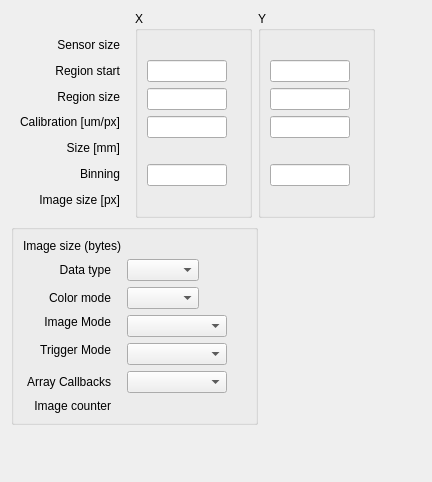
      <widget class="QWidget" name="Readout">
       <attribute name="title">
        <string>Readout</string>
       </attribute>
       <layout class="QFormLayout" name="formLayout_5">
        <property name="fieldGrowthPolicy">
         <enum>QFormLayout::AllNonFixedFieldsGrow</enum>
        </property>
        <item row="0" column="0">
         <layout class="QGridLayout" name="gridLayout_5">
          <item row="0" column="2">
           <widget class="QGroupBox" name="groupBox_Y">
            <property name="title">
             <string>Y</string>
            </property>
            <layout class="QGridLayout" name="gridLayout_10">
             <item row="2" column="0">
              <widget class="QELineEdit" name="qelineedit_3">
               <property name="sizePolicy">
                <sizepolicy hsizetype="Fixed" vsizetype="Fixed">
                 <horstretch>0</horstretch>
                 <verstretch>0</verstretch>
                </sizepolicy>
               </property>
               <property name="maximumSize">
                <size>
                 <width>80</width>
                 <height>16777215</height>
                </size>
               </property>
               <property name="variable" stdset="0">
                <string>$(P):cam1:MinY</string>
               </property>
               <property name="variableSubstitutions" stdset="0">
                <string>P=CPS1</string>
               </property>
              </widget>
             </item>
             <item row="2" column="1">
              <widget class="QELabel" name="qelabel_15">
               <property name="variable" stdset="0">
                <string>$(P):cam1:MinY_RBV</string>
               </property>
               <property name="variableSubstitutions" stdset="0">
                <string>P=CPS1</string>
               </property>
              </widget>
             </item>
             <item row="3" column="0">
              <widget class="QELineEdit" name="qelineedit_5">
               <property name="maximumSize">
                <size>
                 <width>80</width>
                 <height>16777215</height>
                </size>
               </property>
               <property name="variable" stdset="0">
                <string>$(P):cam1:SizeY</string>
               </property>
               <property name="variableSubstitutions" stdset="0">
                <string>P=CPS1</string>
               </property>
              </widget>
             </item>
             <item row="3" column="1">
              <widget class="QELabel" name="qelabel_17">
               <property name="variable" stdset="0">
                <string>$(P):cam1:SizeY_RBV</string>
               </property>
               <property name="variableSubstitutions" stdset="0">
                <string>P=CPS1</string>
               </property>
              </widget>
             </item>
             <item row="0" column="1">
              <widget class="QELabel" name="qelabel_12">
               <property name="variable" stdset="0">
                <string>$(P):cam1:MaxSizeY_RBV</string>
               </property>
               <property name="variableSubstitutions" stdset="0">
                <string>P=CPS1</string>
               </property>
              </widget>
             </item>
             <item row="7" column="1">
              <widget class="QELabel" name="qelabel_20">
               <property name="variable" stdset="0">
                <string>$(P):cam1:ArraySizeY_RBV</string>
               </property>
               <property name="variableSubstitutions" stdset="0">
                <string>P=CPS1</string>
               </property>
              </widget>
             </item>
             <item row="6" column="0">
              <widget class="QELineEdit" name="qelineedit_2">
               <property name="sizePolicy">
                <sizepolicy hsizetype="Fixed" vsizetype="Fixed">
                 <horstretch>0</horstretch>
                 <verstretch>0</verstretch>
                </sizepolicy>
               </property>
               <property name="maximumSize">
                <size>
                 <width>80</width>
                 <height>16777215</height>
                </size>
               </property>
               <property name="variable" stdset="0">
                <string>$(P):cam1:BinY</string>
               </property>
               <property name="variableSubstitutions" stdset="0">
                <string>P=CPS1</string>
               </property>
              </widget>
             </item>
             <item row="4" column="0">
              <widget class="QELineEdit" name="qelineedit_8">
               <property name="sizePolicy">
                <sizepolicy hsizetype="Fixed" vsizetype="Fixed">
                 <horstretch>0</horstretch>
                 <verstretch>0</verstretch>
                </sizepolicy>
               </property>
               <property name="maximumSize">
                <size>
                 <width>80</width>
                 <height>16777215</height>
                </size>
               </property>
               <property name="variable" stdset="0">
                <string>$(P):cam1:ResolutionY</string>
               </property>
               <property name="variableSubstitutions" stdset="0">
                <string>P=CPS1</string>
               </property>
               <property name="addUnits">
                <bool>false</bool>
               </property>
              </widget>
             </item>
             <item row="6" column="1">
              <widget class="QELabel" name="qelabel_14">
               <property name="variable" stdset="0">
                <string>$(P):cam1:BinY_RBV</string>
               </property>
               <property name="variableSubstitutions" stdset="0">
                <string>P=CPS1</string>
               </property>
              </widget>
             </item>
             <item row="5" column="0">
              <widget class="QELabel" name="qelabel_28">
               <property name="variable" stdset="0">
                <string>$(P):cam1:ScaledSizeY</string>
               </property>
               <property name="variableSubstitutions" stdset="0">
                <string>P=CPS1</string>
               </property>
               <property name="addUnits">
                <bool>false</bool>
               </property>
              </widget>
             </item>
            </layout>
           </widget>
          </item>
          <item row="0" column="1">
           <widget class="QGroupBox" name="groupBox_X">
            <property name="title">
             <string>X</string>
            </property>
            <layout class="QGridLayout" name="gridLayout_9">
             <item row="2" column="1">
              <widget class="QELabel" name="qelabel_16">
               <property name="variable" stdset="0">
                <string>$(P):cam1:MinX_RBV</string>
               </property>
               <property name="variableSubstitutions" stdset="0">
                <string>P=CPS1</string>
               </property>
              </widget>
             </item>
             <item row="3" column="1">
              <widget class="QELabel" name="qelabel_18">
               <property name="variable" stdset="0">
                <string>$(P):cam1:SizeX_RBV</string>
               </property>
               <property name="variableSubstitutions" stdset="0">
                <string>P=CPS1</string>
               </property>
              </widget>
             </item>
             <item row="3" column="0">
              <widget class="QELineEdit" name="qelineedit_6">
               <property name="sizePolicy">
                <sizepolicy hsizetype="Fixed" vsizetype="Fixed">
                 <horstretch>0</horstretch>
                 <verstretch>0</verstretch>
                </sizepolicy>
               </property>
               <property name="maximumSize">
                <size>
                 <width>80</width>
                 <height>16777215</height>
                </size>
               </property>
               <property name="variable" stdset="0">
                <string>$(P):cam1:SizeX</string>
               </property>
               <property name="variableSubstitutions" stdset="0">
                <string>P=CPS1</string>
               </property>
              </widget>
             </item>
             <item row="2" column="0">
              <widget class="QELineEdit" name="qelineedit_4">
               <property name="sizePolicy">
                <sizepolicy hsizetype="Fixed" vsizetype="Fixed">
                 <horstretch>0</horstretch>
                 <verstretch>0</verstretch>
                </sizepolicy>
               </property>
               <property name="maximumSize">
                <size>
                 <width>80</width>
                 <height>16777215</height>
                </size>
               </property>
               <property name="variable" stdset="0">
                <string>$(P):cam1:MinX</string>
               </property>
               <property name="variableSubstitutions" stdset="0">
                <string>P=CPS1</string>
               </property>
              </widget>
             </item>
             <item row="0" column="1">
              <widget class="QELabel" name="qelabel_11">
               <property name="variable" stdset="0">
                <string>$(P):cam1:MaxSizeX_RBV</string>
               </property>
               <property name="variableSubstitutions" stdset="0">
                <string>P=CPS1</string>
               </property>
              </widget>
             </item>
             <item row="6" column="0">
              <widget class="QELineEdit" name="qelineedit">
               <property name="sizePolicy">
                <sizepolicy hsizetype="Fixed" vsizetype="Fixed">
                 <horstretch>0</horstretch>
                 <verstretch>0</verstretch>
                </sizepolicy>
               </property>
               <property name="maximumSize">
                <size>
                 <width>80</width>
                 <height>16777215</height>
                </size>
               </property>
               <property name="variable" stdset="0">
                <string>$(P):cam1:BinX</string>
               </property>
               <property name="variableSubstitutions" stdset="0">
                <string>P=CPS1</string>
               </property>
              </widget>
             </item>
             <item row="7" column="1">
              <widget class="QELabel" name="qelabel_19">
               <property name="variable" stdset="0">
                <string>$(P):cam1:ArraySizeX_RBV</string>
               </property>
               <property name="variableSubstitutions" stdset="0">
                <string>P=CPS1</string>
               </property>
              </widget>
             </item>
             <item row="6" column="1">
              <widget class="QELabel" name="qelabel_13">
               <property name="variable" stdset="0">
                <string>$(P):cam1:BinX_RBV</string>
               </property>
               <property name="variableSubstitutions" stdset="0">
                <string>P=CPS1</string>
               </property>
              </widget>
             </item>
             <item row="4" column="0">
              <widget class="QELineEdit" name="qelineedit_7">
               <property name="sizePolicy">
                <sizepolicy hsizetype="Fixed" vsizetype="Fixed">
                 <horstretch>0</horstretch>
                 <verstretch>0</verstretch>
                </sizepolicy>
               </property>
               <property name="maximumSize">
                <size>
                 <width>80</width>
                 <height>16777215</height>
                </size>
               </property>
               <property name="variable" stdset="0">
                <string>$(P):cam1:ResolutionX</string>
               </property>
               <property name="variableSubstitutions" stdset="0">
                <string>P=CPS1</string>
               </property>
               <property name="addUnits">
                <bool>false</bool>
               </property>
              </widget>
             </item>
             <item row="5" column="0">
              <widget class="QELabel" name="qelabel_22">
               <property name="variable" stdset="0">
                <string>$(P):cam1:ScaledSizeX</string>
               </property>
               <property name="variableSubstitutions" stdset="0">
                <string>P=CPS1</string>
               </property>
               <property name="addUnits">
                <bool>false</bool>
               </property>
              </widget>
             </item>
            </layout>
            <zorder>qelineedit_4</zorder>
            <zorder>qelineedit_6</zorder>
            <zorder>qelabel_16</zorder>
            <zorder>qelabel_18</zorder>
            <zorder>qelabel_11</zorder>
            <zorder>qelabel_19</zorder>
            <zorder>qelineedit</zorder>
            <zorder>qelabel_13</zorder>
            <zorder>qelineedit_7</zorder>
            <zorder>qelabel_22</zorder>
           </widget>
          </item>
          <item row="0" column="0">
           <widget class="QFrame" name="frame_3">
            <layout class="QVBoxLayout" name="verticalLayout_2">
             <property name="spacing">
              <number>7</number>
             </property>
             <property name="topMargin">
              <number>24</number>
             </property>
             <item>
              <widget class="QLabel" name="label_13">
               <property name="text">
                <string>Sensor size</string>
               </property>
               <property name="alignment">
                <set>Qt::AlignRight|Qt::AlignTrailing|Qt::AlignVCenter</set>
               </property>
              </widget>
             </item>
             <item>
              <widget class="QLabel" name="label_15">
               <property name="text">
                <string>Region start</string>
               </property>
               <property name="alignment">
                <set>Qt::AlignRight|Qt::AlignTrailing|Qt::AlignVCenter</set>
               </property>
              </widget>
             </item>
             <item>
              <widget class="QLabel" name="label_16">
               <property name="text">
                <string>Region size</string>
               </property>
               <property name="alignment">
                <set>Qt::AlignRight|Qt::AlignTrailing|Qt::AlignVCenter</set>
               </property>
              </widget>
             </item>
             <item>
              <widget class="QLabel" name="label_39">
               <property name="text">
                <string>Calibration [um/px]</string>
               </property>
               <property name="alignment">
                <set>Qt::AlignRight|Qt::AlignTrailing|Qt::AlignVCenter</set>
               </property>
              </widget>
             </item>
             <item>
              <widget class="QLabel" name="label_40">
               <property name="text">
                <string>Size [mm]</string>
               </property>
               <property name="alignment">
                <set>Qt::AlignRight|Qt::AlignTrailing|Qt::AlignVCenter</set>
               </property>
              </widget>
             </item>
             <item>
              <widget class="QLabel" name="label_14">
               <property name="text">
                <string>Binning</string>
               </property>
               <property name="alignment">
                <set>Qt::AlignRight|Qt::AlignTrailing|Qt::AlignVCenter</set>
               </property>
              </widget>
             </item>
             <item>
              <widget class="QLabel" name="label_19">
               <property name="text">
                <string>Image size [px]</string>
               </property>
               <property name="alignment">
                <set>Qt::AlignRight|Qt::AlignTrailing|Qt::AlignVCenter</set>
               </property>
              </widget>
             </item>
            </layout>
           </widget>
          </item>
         </layout>
        </item>
        <item row="0" column="1">
         <spacer name="horizontalSpacer_6">
          <property name="orientation">
           <enum>Qt::Horizontal</enum>
          </property>
          <property name="sizeHint" stdset="0">
           <size>
            <width>40</width>
            <height>20</height>
           </size>
          </property>
         </spacer>
        </item>
        <item row="1" column="0">
         <widget class="QGroupBox" name="groupBox_7">
          <property name="title">
           <string/>
          </property>
          <layout class="QGridLayout" name="gridLayout_7">
           <item row="0" column="0" colspan="3">
            <widget class="QLabel" name="label_17">
             <property name="text">
              <string>Image size (bytes)</string>
             </property>
             <property name="alignment">
              <set>Qt::AlignRight|Qt::AlignTrailing|Qt::AlignVCenter</set>
             </property>
            </widget>
           </item>
           <item row="0" column="4" colspan="2">
            <widget class="QELabel" name="qelabel_21">
             <property name="variable" stdset="0">
              <string>$(P):cam1:ArraySize_RBV</string>
             </property>
             <property name="variableSubstitutions" stdset="0">
              <string>P=CPS1</string>
             </property>
            </widget>
           </item>
           <item row="1" column="0" colspan="2">
            <widget class="QLabel" name="label_21">
             <property name="text">
              <string>Data type</string>
             </property>
             <property name="alignment">
              <set>Qt::AlignRight|Qt::AlignTrailing|Qt::AlignVCenter</set>
             </property>
            </widget>
           </item>
           <item row="1" column="3">
            <widget class="QEComboBox" name="qecombobox_4">
             <property name="sizePolicy">
              <sizepolicy hsizetype="Fixed" vsizetype="Fixed">
               <horstretch>0</horstretch>
               <verstretch>0</verstretch>
              </sizepolicy>
             </property>
             <property name="variable" stdset="0">
              <string>$(P):cam1:DataType</string>
             </property>
             <property name="variableSubstitutions" stdset="0">
              <string>P=CPS1</string>
             </property>
             <property name="subscribe">
              <bool>true</bool>
             </property>
            </widget>
           </item>
           <item row="1" column="4">
            <widget class="QELabel" name="qelabel_23">
             <property name="variable" stdset="0">
              <string>$(P):cam1:DataType_RBV</string>
             </property>
             <property name="variableSubstitutions" stdset="0">
              <string>P=CPS1</string>
             </property>
            </widget>
           </item>
           <item row="2" column="0" rowspan="2" colspan="2">
            <widget class="QLabel" name="label_22">
             <property name="text">
              <string>Color mode</string>
             </property>
             <property name="alignment">
              <set>Qt::AlignRight|Qt::AlignTrailing|Qt::AlignVCenter</set>
             </property>
            </widget>
           </item>
           <item row="2" column="3" rowspan="2">
            <widget class="QEComboBox" name="qecombobox_5">
             <property name="sizePolicy">
              <sizepolicy hsizetype="Fixed" vsizetype="Fixed">
               <horstretch>0</horstretch>
               <verstretch>0</verstretch>
              </sizepolicy>
             </property>
             <property name="variable" stdset="0">
              <string>$(P):cam1:ColorMode</string>
             </property>
             <property name="variableSubstitutions" stdset="0">
              <string>P=CPS1</string>
             </property>
             <property name="subscribe">
              <bool>true</bool>
             </property>
            </widget>
           </item>
           <item row="2" column="4" rowspan="2">
            <widget class="QELabel" name="qelabel_24">
             <property name="variable" stdset="0">
              <string>$(P):cam1:ColorMode_RBV</string>
             </property>
             <property name="variableSubstitutions" stdset="0">
              <string>P=CPS1</string>
             </property>
            </widget>
           </item>
           <item row="4" column="0" colspan="2">
            <widget class="QLabel" name="label_20">
             <property name="text">
              <string>Image Mode</string>
             </property>
             <property name="alignment">
              <set>Qt::AlignRight|Qt::AlignTrailing|Qt::AlignVCenter</set>
             </property>
            </widget>
           </item>
           <item row="4" column="3" rowspan="2">
            <widget class="QEComboBox" name="qecombobox_6">
             <property name="sizePolicy">
              <sizepolicy hsizetype="Fixed" vsizetype="Fixed">
               <horstretch>0</horstretch>
               <verstretch>0</verstretch>
              </sizepolicy>
             </property>
             <property name="minimumSize">
              <size>
               <width>100</width>
               <height>0</height>
              </size>
             </property>
             <property name="variable" stdset="0">
              <string>$(P):cam1:ImageMode</string>
             </property>
             <property name="variableSubstitutions" stdset="0">
              <string>P=CPS1</string>
             </property>
             <property name="subscribe">
              <bool>true</bool>
             </property>
            </widget>
           </item>
           <item row="4" column="4" colspan="2">
            <widget class="QELabel" name="qelabel_29">
             <property name="variable" stdset="0">
              <string>$(P):cam1:ImageMode_RBV</string>
             </property>
             <property name="variableSubstitutions" stdset="0">
              <string>P=CPS1</string>
             </property>
            </widget>
           </item>
           <item row="6" column="0" colspan="2">
            <widget class="QLabel" name="label_28">
             <property name="text">
              <string>Trigger Mode</string>
             </property>
             <property name="alignment">
              <set>Qt::AlignRight|Qt::AlignTrailing|Qt::AlignVCenter</set>
             </property>
            </widget>
           </item>
           <item row="6" column="3" rowspan="2">
            <widget class="QEComboBox" name="qecombobox_3">
             <property name="sizePolicy">
              <sizepolicy hsizetype="Fixed" vsizetype="Fixed">
               <horstretch>0</horstretch>
               <verstretch>0</verstretch>
              </sizepolicy>
             </property>
             <property name="minimumSize">
              <size>
               <width>100</width>
               <height>0</height>
              </size>
             </property>
             <property name="variable" stdset="0">
              <string>$(P):cam1:TriggerMode</string>
             </property>
             <property name="variableSubstitutions" stdset="0">
              <string>P=CPS1</string>
             </property>
             <property name="subscribe">
              <bool>true</bool>
             </property>
            </widget>
           </item>
           <item row="6" column="4" colspan="2">
            <widget class="QELabel" name="qelabel_30">
             <property name="variable" stdset="0">
              <string>$(P):cam1:TriggerMode_RBV</string>
             </property>
             <property name="variableSubstitutions" stdset="0">
              <string>P=CPS1</string>
             </property>
            </widget>
           </item>
           <item row="9" column="0" colspan="2">
            <widget class="QLabel" name="label_26">
             <property name="text">
              <string>Array Callbacks</string>
             </property>
             <property name="alignment">
              <set>Qt::AlignRight|Qt::AlignTrailing|Qt::AlignVCenter</set>
             </property>
            </widget>
           </item>
           <item row="9" column="4">
            <widget class="QELabel" name="qelabel_10">
             <property name="sizePolicy">
              <sizepolicy hsizetype="Expanding" vsizetype="Preferred">
               <horstretch>0</horstretch>
               <verstretch>0</verstretch>
              </sizepolicy>
             </property>
             <property name="variable" stdset="0">
              <string>$(P):cam1:ArrayCallbacks_RBV</string>
             </property>
             <property name="variableSubstitutions" stdset="0">
              <string>P=CPS1</string>
             </property>
            </widget>
           </item>
           <item row="10" column="1">
            <widget class="QLabel" name="label_43">
             <property name="text">
              <string>Image counter</string>
             </property>
             <property name="alignment">
              <set>Qt::AlignRight|Qt::AlignTrailing|Qt::AlignVCenter</set>
             </property>
            </widget>
           </item>
           <item row="10" column="4">
            <widget class="QELabel" name="qelabel_34">
             <property name="sizePolicy">
              <sizepolicy hsizetype="Expanding" vsizetype="Preferred">
               <horstretch>0</horstretch>
               <verstretch>0</verstretch>
              </sizepolicy>
             </property>
             <property name="variable" stdset="0">
              <string>$(P):cam1:ArrayCounter_RBV</string>
             </property>
             <property name="variableSubstitutions" stdset="0">
              <string>P=CPS1</string>
             </property>
            </widget>
           </item>
           <item row="9" column="3">
            <widget class="QEComboBox" name="qecombobox_7">
             <property name="sizePolicy">
              <sizepolicy hsizetype="Fixed" vsizetype="Fixed">
               <horstretch>0</horstretch>
               <verstretch>0</verstretch>
              </sizepolicy>
             </property>
             <property name="minimumSize">
              <size>
               <width>100</width>
               <height>0</height>
              </size>
             </property>
             <property name="variable" stdset="0">
              <string>$(P):cam1:ArrayCallbacks</string>
             </property>
             <property name="variableSubstitutions" stdset="0">
              <string>P=CPS1</string>
             </property>
             <property name="subscribe">
              <bool>true</bool>
             </property>
            </widget>
           </item>
          </layout>
          <zorder>qelabel_21</zorder>
          <zorder>label_21</zorder>
          <zorder>qecombobox_4</zorder>
          <zorder>qelabel_23</zorder>
          <zorder>label_22</zorder>
          <zorder>qecombobox_5</zorder>
          <zorder>qelabel_24</zorder>
          <zorder>label_20</zorder>
          <zorder>qecombobox_6</zorder>
          <zorder>qelabel_29</zorder>
          <zorder>label_28</zorder>
          <zorder>qecombobox_3</zorder>
          <zorder>qelabel_30</zorder>
          <zorder>label_26</zorder>
          <zorder>qelabel_10</zorder>
          <zorder>label_17</zorder>
          <zorder>label_43</zorder>
          <zorder>qelabel_34</zorder>
          <zorder>qecombobox_7</zorder>
         </widget>
        </item>
        <item row="3" column="0" colspan="2">
         <spacer name="verticalSpacer_5">
          <property name="orientation">
           <enum>Qt::Vertical</enum>
          </property>
          <property name="sizeHint" stdset="0">
           <size>
            <width>20</width>
            <height>40</height>
           </size>
          </property>
         </spacer>
        </item>
       </layout>
      </widget>
